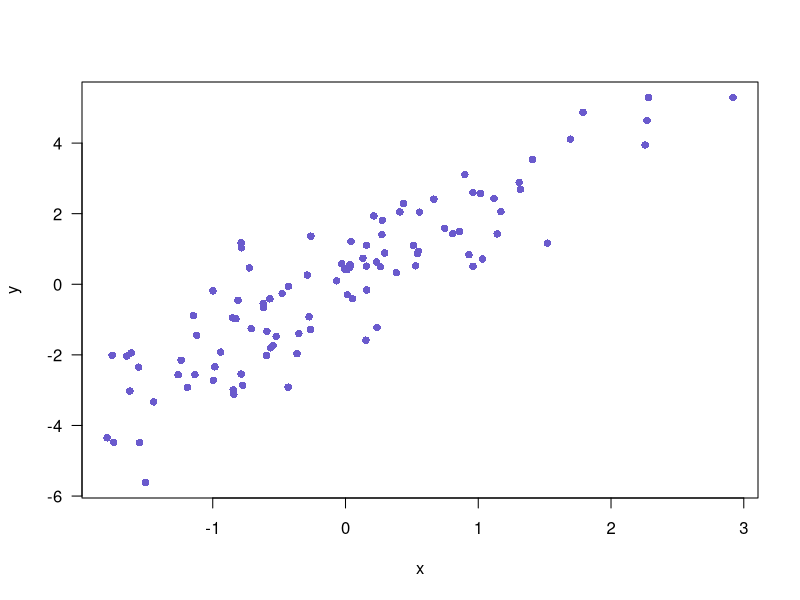

Generate this figure with R:
## ---- chunk 1
par(las=1)
n <- 100
x <- rnorm(n)
y <- 2*x + rnorm(n)
plot(x, y, pch=16, col="slateblue")
